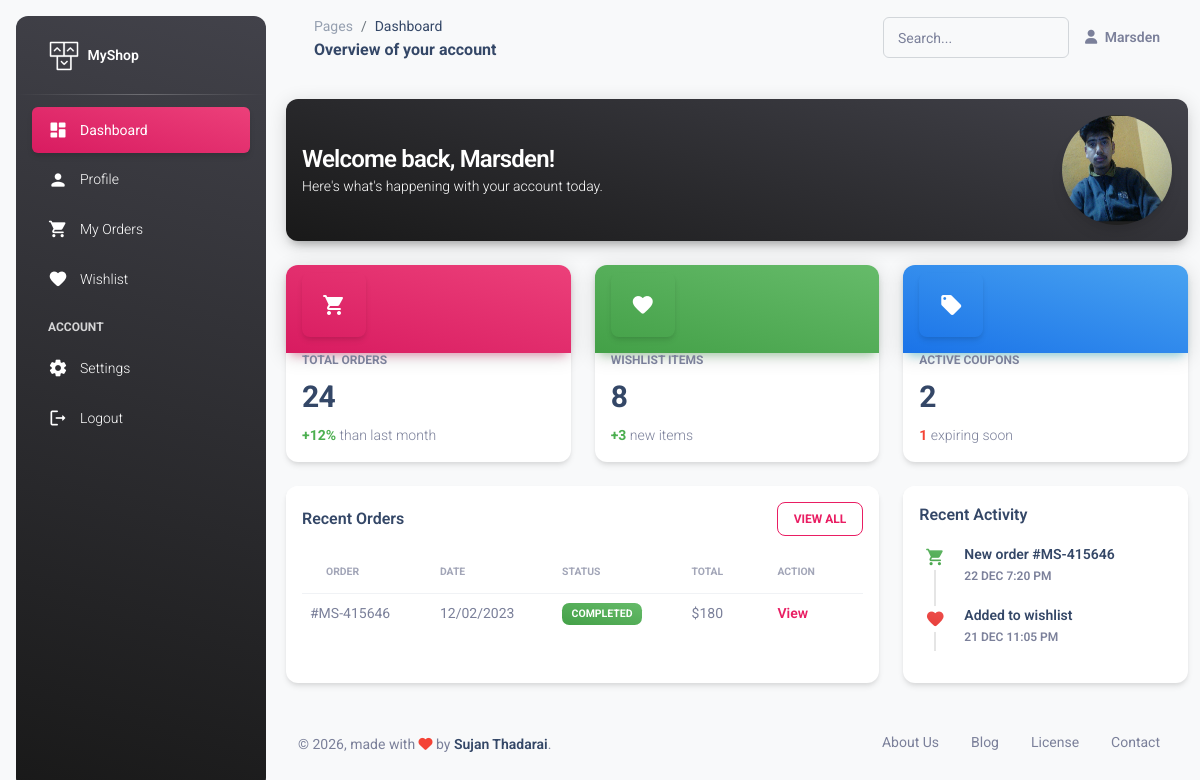
Page /accounts/profile_dashboard/ (signed in) on the committed database.
### accounts/models.py (models this page shows, shortened)
class CustomUser(AbstractUser):
    phone=PhoneNumberField(region='NP',blank=True)
    street_address=models.CharField(max_length=200)

class Profile(models.Model):
    user=models.OneToOneField(CustomUser,on_delete=models.CASCADE,related_name='profile')
    profile_picture=models.ImageField(upload_to='images')
    bio=models.TextField()
    dob=models.DateTimeField(null=True)
    created_at=models.DateTimeField(auto_now=True)

### accounts/views.py (the view)
# urls.py: path('profile_dashboard/', profile_dashboard, name='profile_dashboard'),
@login_required(login_url='login')
def profile_dashboard(request):
    return render(request,'profile/dashboard.html')

### accounts/templates/profile/dashboard.html (shortened to what this page needs)
{% extends 'profile_dashboard.html' %}
{% load static %}
{% block page_title %}Dashboard{% endblock %}
{% block page_subtitle %}Overview of your account{% endblock %}
{% block maincontent %}
<div class="row">
    <div class="col-12 mb-4">
        <div class="card bg-gradient-dark shadow-dark border-radius-xl">
            <div class="card-body p-3">
                <div class="row">
                    <div class="col-md-8 d-flex align-items-center">
                        <div>
                            <h4 class="text-white mb-0">Welcome back, {{ user.first_name|default:user.username }}!</h4>
                            <p class="text-white text-sm mb-0">Here's what's happening with your account today.</p>
                        </div>
                    </div>
                    <div class="col-md-4 text-end">
                        {% if request.user.profile.profile_picture %}
                            <img src="{{ request.user.profile.profile_picture.url }}"
                                 class="avatar avatar-xxl rounded-circle shadow-lg"
                                 alt="Profile Picture">
                        {% else %}
                            <img src="{% static 'images/profile.jpg' %}"
                                 class="avatar avatar-xxl rounded-circle shadow-lg"
                                 alt="Default Profile">
                        {% endif %}
                    </div>
                </div>
            </div>
        </div>
    </div>
    <div class="col-lg-4 col-md-6 mb-4">
        <div class="card h-100">
            <div class="card-header p-3 pt-2 bg-gradient-primary shadow-primary border-radius-lg">
                <div class="icon icon-lg icon-shape text-center shadow">
                    <i class="material-icons opacity-10">shopping_cart</i>
                </div>
            </div>
            <div class="card-body p-3 pt-0">
                <h6 class="text-uppercase text-secondary text-xs font-weight-bolder">Total Orders</h6>
                <h3 class="font-weight-bolder">24</h3>
                <p class="mb-0 text-sm">
                    <span class="text-success text-sm font-weight-bolder">+12%</span> than last month
                </p>
            </div>
        </div>
    </div>
    <div class="col-lg-4 col-md-6 mb-4">
        <div class="card h-100">
            <div class="card-header p-3 pt-2 bg-gradient-success shadow-success border-radius-lg">
                <div class="icon icon-lg icon-shape text-center shadow">
                    <i class="material-icons opacity-10">favorite</i>
                </div>
            </div>
            <div class="card-body p-3 pt-0">
                <h6 class="text-uppercase text-secondary text-xs font-weight-bolder">Wishlist Items</h6>
                <h3 class="font-weight-bolder">8</h3>
                <p class="mb-0 text-sm">
                    <span class="text-success text-sm font-weight-bolder">+3</span> new items
                </p>
            </div>
        </div>
    </div>
    <div class="col-lg-4 col-md-6 mb-4">
        <div class="card h-100">
            <div class="card-header p-3 pt-2 bg-gradient-info shadow-info border-radius-lg">
                <div class="icon icon-lg icon-shape text-center shadow">
                    <i class="material-icons opacity-10">local_offer</i>
                </div>
            </div>
            <div class="card-body p-3 pt-0">
                <h6 class="text-uppercase text-secondary text-xs font-weight-bolder">Active Coupons</h6>
                <h3 class="font-weight-bolder">2</h3>
                <p class="mb-0 text-sm">
                    <span class="text-danger text-sm font-weight-bolder">1</span> expiring soon
                </p>
            </div>
        </div>
    </div>
    <div class="col-lg-8 mb-4">
        <div class="card h-100">
            <div class="card-header pb-0 p-3">
                <div class="row">
                    <div class="col-6 d-flex align-items-center">
                        <h6 class="mb-0">Recent Orders</h6>
                    </div>
                    <div class="col-6 text-end">
                        <button class="btn btn-outline-primary btn-sm mb-0">View All</button>
                    </div>
                </div>
            </div>
            <div class="card-body p-3 pb-0">
                <div class="table-responsive">
                    <table class="table align-items-center mb-0">
                        <thead>
                            <tr>
                                <th class="text-uppercase text-secondary text-xxs font-weight-bolder opacity-7">Order</th>
                                <th class="text-uppercase text-secondary text-xxs font-weight-bolder opacity-7 ps-2">Date</th>
                                <th class="text-uppercase text-secondary text-xxs font-weight-bolder opacity-7 ps-2">Status</th>
                                <th class="text-uppercase text-secondary text-xxs font-weight-bolder opacity-7 ps-2">Total</th>
                                <th class="text-uppercase text-secondary text-xxs font-weight-bolder opacity-7 ps-2">Action</th>
                            </tr>
                        </thead>
                        <tbody>
                            <tr>
                                <td class="text-sm font-weight-normal">#MS-415646</td>
                                <td class="text-sm font-weight-normal">12/02/2023</td>
                                <td class="text-sm font-weight-normal">
                                    <span class="badge bg-gradient-success">Completed</span>
                                </td>
                                <td class="text-sm font-weight-normal">$180</td>
                                <td class="text-sm font-weight-normal">
                                    <a href="javascript:;" class="text-primary font-weight-bold">View</a>
                                </td>
                            </tr>
                        </tbody>
                    </table>
                </div>
            </div>
        </div>
    </div>
    <div class="col-lg-4 mb-4">
        <div class="card h-100">
            <div class="card-header pb-0 p-3">
                <h6 class="mb-0">Recent Activity</h6>
            </div>
            <div class="card-body p-3">
                <div class="timeline timeline-one-side">
                    <div class="timeline-block mb-3">
                        <span class="timeline-step">
                            <i class="material-icons text-success text-gradient">shopping_cart</i>
                        </span>
                        <div class="timeline-content">
                            <h6 class="text-dark text-sm font-weight-bold mb-0">New order #MS-415646</h6>
                            <p class="text-secondary font-weight-bold text-xs mt-1 mb-0">22 DEC 7:20 PM</p>
                        </div>
                    </div>
                    <div class="timeline-block mb-3">
                        <span class="timeline-step">
                            <i class="material-icons text-danger text-gradient">favorite</i>
                        </span>
                        <div class="timeline-content">
                            <h6 class="text-dark text-sm font-weight-bold mb-0">Added to wishlist</h6>
                            <p class="text-secondary font-weight-bold text-xs mt-1 mb-0">21 DEC 11:05 PM</p>
                        </div>
                    </div>
                </div>
            </div>
        </div>
    </div>
</div>
{% endblock %}

### templates/profile_dashboard.html (shortened to what this page needs)
<!DOCTYPE html>
<html lang="en">
{% load static %}
<head>
    <link href="/static/assets/css/nucleo-icons.css" rel="stylesheet" />
    <link href="/static/assets/css/nucleo-svg.css" rel="stylesheet" />
    <link id="pagestyle" href="/static/assets/css/material-dashboard.css?v=3.1.0" rel="stylesheet" />
</head>
<body class="g-sidenav-show bg-gray-100">
    <aside class="sidenav navbar navbar-vertical navbar-expand-xs border-0 border-radius-xl my-3 fixed-start ms-3 bg-gradient-dark" id="sidenav-main">
        <div class="sidenav-header">
            <a class="navbar-brand m-0" href="/">
                <img src="{% static 'assets/img/logo-ct.png' %}" class="navbar-brand-img h-100" alt="main_logo">
                <span class="ms-1 font-weight-bold text-white">MyShop</span>
            </a>
        </div>
        <hr class="horizontal light mt-0 mb-2">
        <div class="collapse navbar-collapse w-auto" id="sidenav-collapse-main">
            <ul class="navbar-nav">
                <li class="nav-item">
                    <a class="nav-link text-white {% if request.path == '/accounts/profile_dashboard/' %}active bg-gradient-primary{% endif %}"
                        href="{% url 'profile_dashboard' %}">
                        <div class="text-white text-center me-2 d-flex align-items-center justify-content-center">
                            <i class="material-icons opacity-10">dashboard</i>
                        </div>
                        <span class="nav-link-text ms-1">Dashboard</span>
                    </a>
                </li>
                <li class="nav-item">
                    <a class="nav-link text-white {% if request.path == '/accounts/profile/' %} active bg-gradient-primary{% endif %}"
                        href="{% url 'profile' %}">
                        <div class="text-white text-center me-2 d-flex align-items-center justify-content-center">
                            <i class="material-icons opacity-10">person</i>
                        </div>
                        <span class="nav-link-text ms-1">Profile</span>
                    </a>
                </li>
                <li class="nav-item">
                    <a class="nav-link text-white {% if 'orders' in request.path %}active bg-gradient-primary{% endif %}"
                        href="">
                        <div class="text-white text-center me-2 d-flex align-items-center justify-content-center">
                            <i class="material-icons opacity-10">shopping_cart</i>
                        </div>
                        <span class="nav-link-text ms-1">My Orders</span>
                    </a>
                </li>
                <li class="nav-item">
                    <a class="nav-link text-white {% if 'wishlist' in request.path %}active bg-gradient-primary{% endif %}"
                        href="">
                        <div class="text-white text-center me-2 d-flex align-items-center justify-content-center">
                            <i class="material-icons opacity-10">favorite</i>
                        </div>
                        <span class="nav-link-text ms-1">Wishlist</span>
                    </a>
                </li>
                <li class="nav-item mt-3">
                    <h6 class="ps-4 ms-2 text-uppercase text-xs text-white font-weight-bolder opacity-8">Account</h6>
                </li>
                <li class="nav-item">
                    <a class="nav-link text-white" href="">
                        <div class="text-white text-center me-2 d-flex align-items-center justify-content-center">
                            <i class="material-icons opacity-10">settings</i>
                        </div>
                        <span class="nav-link-text ms-1">Settings</span>
                    </a>
                </li>
                <li class="nav-item">
                    <a class="nav-link text-white" href="{% url 'log_out' %}">
                        <div class="text-white text-center me-2 d-flex align-items-center justify-content-center">
                            <i class="material-icons opacity-10">logout</i>
                        </div>
                        <span class="nav-link-text ms-1">Logout</span>
                    </a>
                </li>
            </ul>
        </div>
    </aside>
    <main class="main-content position-relative max-height-vh-100 h-100 border-radius-lg">
        <nav class="navbar navbar-main navbar-expand-lg px-0 mx-4 shadow-none border-radius-xl" id="navbarBlur" data-scroll="true">
            <div class="container-fluid py-1 px-3">
                <nav aria-label="breadcrumb">
                    <ol class="breadcrumb bg-transparent mb-0 pb-0 pt-1 px-0 me-sm-6 me-5">
                        <li class="breadcrumb-item text-sm"><a class="opacity-5 text-dark" href="javascript:;">Pages</a></li>
                        <li class="breadcrumb-item text-sm text-dark active" aria-current="page">{% block page_title %}Dashboard{% endblock %}</li>
                    </ol>
                    <h6 class="font-weight-bolder mb-0">{% block page_subtitle %}{% endblock %}</h6>
                </nav>
                <div class="collapse navbar-collapse mt-sm-0 mt-2 me-md-0 me-sm-4" id="navbar">
                    <div class="ms-md-auto pe-md-3 d-flex align-items-center">
                        <div class="input-group input-group-outline">
                            <label class="form-label">Search...</label>
                            <input type="text" class="form-control">
                        </div>
                    </div>
                    <ul class="navbar-nav justify-content-end">
                        <li class="nav-item d-flex align-items-center">
                            <a href="{% url 'profile' %}" class="nav-link text-body font-weight-bold px-0">
                                <i class="fa fa-user me-sm-1"></i>
                                <span class="d-sm-inline d-none">{{ user.get_short_name|default:user.username }}</span>
                            </a>
                        </li>
                    </ul>
                </div>
            </div>
        </nav>
        <div class="container-fluid py-4">
            {% block maincontent %}
            {% endblock maincontent %}
            <footer class="footer py-4">
                <div class="container-fluid">
                    <div class="row align-items-center justify-content-lg-between">
                        <div class="col-lg-6 mb-lg-0 mb-4">
                            <div class="copyright text-center text-sm text-muted text-lg-start">
                                © <script>document.write(new Date().getFullYear())</script>,
                                made with <i class="fa fa-heart text-danger"></i> by
                                <a href="#" class="font-weight-bold" target="_blank">Sujan Thadarai</a>.
                            </div>
                        </div>
                        <div class="col-lg-6">
                            <ul class="nav nav-footer justify-content-center justify-content-lg-end">
                                <li class="nav-item">
                                    <a href="#" class="nav-link text-muted">About Us</a>
                                </li>
                                <li class="nav-item">
                                    <a href="#" class="nav-link text-muted">Blog</a>
                                </li>
                                <li class="nav-item">
                                    <a href="#" class="nav-link text-muted">License</a>
                                </li>
                                <li class="nav-item">
                                    <a href="#" class="nav-link text-muted">Contact</a>
                                </li>
                            </ul>
                        </div>
                    </div>
                </div>
            </footer>
        </div>
    </main>
</body>
</html>

### accounts/static/assets/css/nucleo-svg.css (style rules this page uses)
.icon { display: inline-block; color: #111111; height: 1em; width: 1em; }
.icon-lg { height: 1.6em; width: 1.6em; }
.icon { fill: currentColor; stroke: none; }

### rows in the picture
CustomUser: get_short_name "Marsden", first_name "Marsden", user.profile.profile_picture (picture)
